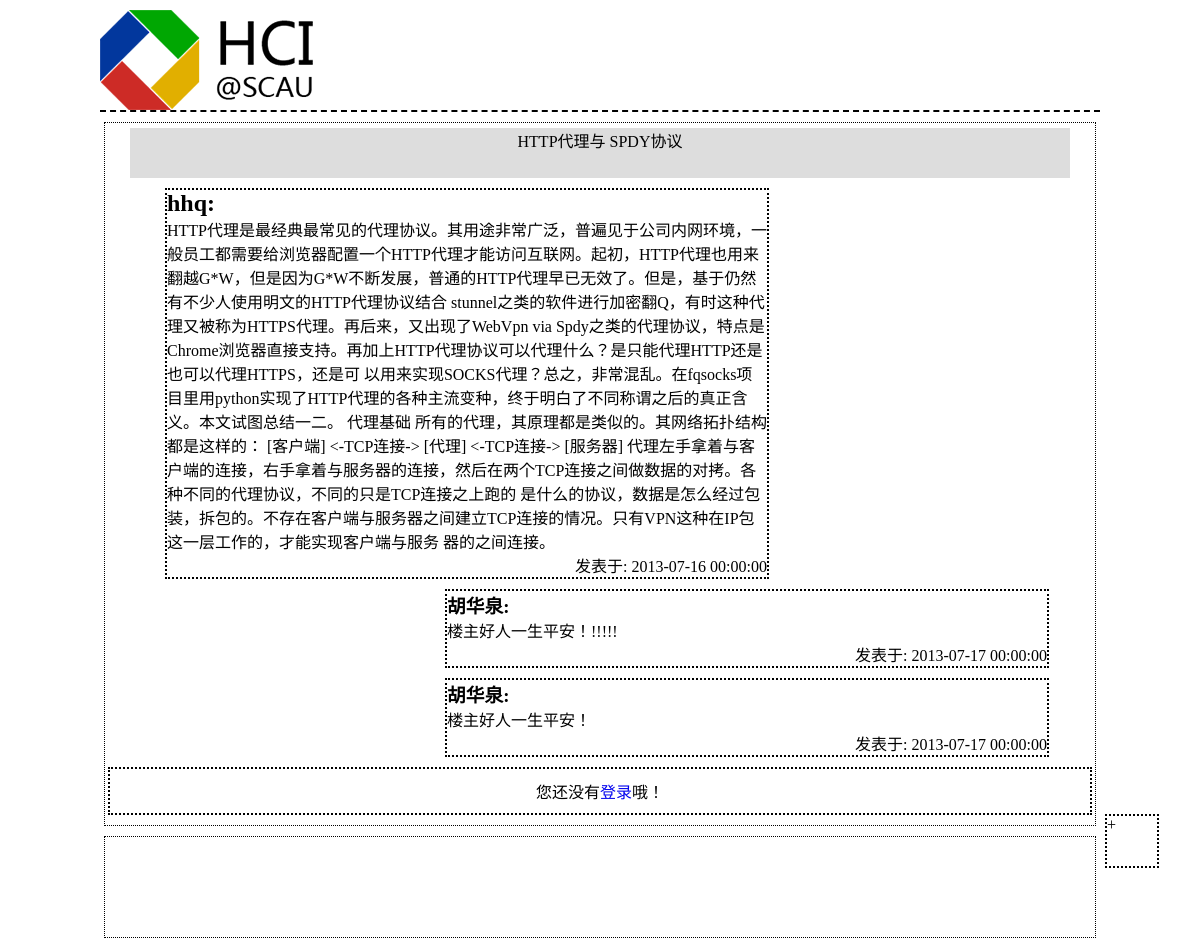
/Controller/onePostCon.php?postId=6, run on the app's committed database.
### tables this page shows
CREATE TABLE IF NOT EXISTS `post` (
  `id` int(6) NOT NULL AUTO_INCREMENT,
  `title` varchar(50) NOT NULL,
  `content` longtext NOT NULL,
  `type` int(1) NOT NULL,
  `point` int(5) NOT NULL DEFAULT '0',
  `deleted` int(1) NOT NULL,
  `post_date` datetime NOT NULL,
  `state` int(1) NOT NULL,
  `authority` int(11) NOT NULL,
  `board_id` int(11) NOT NULL,
  `user_id` int(11) NOT NULL,
  PRIMARY KEY (`id`),
  KEY `board_id` (`board_id`),
  KEY `user_id` (`user_id`)
);

CREATE TABLE IF NOT EXISTS `user` (
  `id` int(11) NOT NULL AUTO_INCREMENT,
  `account` varchar(20) NOT NULL,
  `score` int(10) NOT NULL,
  `level` int(3) NOT NULL,
  `authority` int(11) NOT NULL,
  `password` varchar(255) NOT NULL,
  PRIMARY KEY (`id`)
);

### Controller/onePostCon.php (called while the page is built, shortened)
<?php
	require_once(ROOT . DS . "View" . DS. "postHeader.php");
	$postId = $_GET['postId'];
	$sql = "SELECT * FROM `post` WHERE id='$postId'";
	$query = mysql_query($sql);
	while($post_rows = mysql_fetch_array($query)) {
		$user = mysql_fetch_array(mysql_query("SELECT account FROM `user` WHERE id='$post_rows[user_id]'"));
		$post_user = $user[0];
		$post_title = $post_rows['title'];
		$post_content = $post_rows['content'];
		$post_date = $post_rows['post_date'];
	}
	$comment_sql = "SELECT * FROM `comment` WHERE post_id='$postId'";
	$comment_query = mysql_query($comment_sql);
	$commentContent = array();
	$commentUser = array();
	$commentDate = array();
	while($comment_rows = mysql_fetch_array($comment_query)) {
		array_push($commentContent, $comment_rows['content']);
		$comment_user = mysql_fetch_array(mysql_query("SELECT account FROM `user` WHERE id='$comment_rows[user_id]'"));
		array_push($commentUser, $comment_user[0]);
		array_push($commentDate, $comment_rows['comment_date']);
	}
	include_once(ROOT . DS . "View" . DS . "onePostView.php");
?>

### View/onePostView.php (the view)
			<div id="postTitle"><?php echo $post_title;?></div>
			<div id="msg">
			<h2><?php echo $post_user;?>:</h2>
			<p><?php echo $post_content;?></p>
			<p class="time">发表于:&nbsp;<?php echo $post_date;?></p>
			</div>
<?php
	foreach ($commentUser as $key => $commentuser) {
?>
			<div class="comment">
				<h3><?php echo $commentuser;?>:</h3>
				<p><?php echo $commentContent[$key];?></p>
				<p class="time">发表于:&nbsp;<?php echo $commentDate[$key];?></p>
			</div>
<?php
	}
?>

### stylesheets/post.css (style rules this page uses)
* { margin: 0; padding: 0; list-style: none; outline: none; text-decoration: none; }
#postTitle { width: 95%; height: 50px; margin: 5px auto; text-align: center; background: #ddd; }
#msg { width: 600px; margin: 10px 0px 10px 60px; border: 2px dotted #000; word-wrap:break-word; overflow:hidden; }
.comment { width: 600px; margin: 10px 0px 10px 340px; border: 2px dotted #000; }
#send-comment { width: 99%; margin: 10px auto; padding: 10px 0; border: 2px dotted #000; text-align: center; }
#control-panel { width: 50px; height: 50px; position: fixed; bottom: 80px; margin-left: 1000px; border: 2px dotted #000; }
.time { text-align: right; }
#footer { width: 99%; height: 100px; margin: 10px auto; border: 1px dotted #000; }

### data on the page
post: title "HTTP代理与 SPDY协议", content "HTTP代理是最经典最常见的代理协议。其用途非常广泛，普遍见于公司内网环境，一般员工都需要给浏览器配置一个HTTP代理才能访问互联网。起初，HTTP代理也用来翻越G*W，但是因为G*W不断发展，普通的HTTP代理早已无效了。但是，基于仍然有不少人使用明文的HTTP代理协议结合 stunnel之类的软件进行加密翻Q，有时这种代理又被称为HTTPS代理。再后来，又出现了WebVpn via Spdy之类的代理协议，特点是Chrome浏览器直接支持。再加上HTTP代理协议可以代理什么？是只能代理HTTP还是也可以代理HTTPS，还是可 以用来实现SOCKS代理？总之，非常混乱。在fqsocks项目里用python实现了HTTP代理的各种主流变种，终于明白了不同称谓之后的真正含义。本文试图总结一二。 代理基础 所有的代理，其原理都是类似的。其网络拓扑结构都是这样的： [客户端] <-TCP连接-> [代理] <-TCP连接-> [服务器] 代理左手拿着与客户端的连接，右手拿着与服务器的连接，然后在两个TCP连接之间做数据的对拷。各种不同的代理协议，不同的只是TCP连接之上跑的 是什么的协议，数据是怎么经过包装，拆包的。不存在客户端与服务器之间建立TCP连接的情况。只有VPN这种在IP包这一层工作的，才能实现客户端与服务 器的之间连接。", post_date "2013-07-16 00:00:00"
user: account "hhq"
user: account "胡华泉"

### other printed values
$commentContent[$key] "楼主好人一生平安！!!!!!"
$commentDate[$key] "2013-07-17 00:00:00"
$commentContent[$key] "楼主好人一生平安！"
